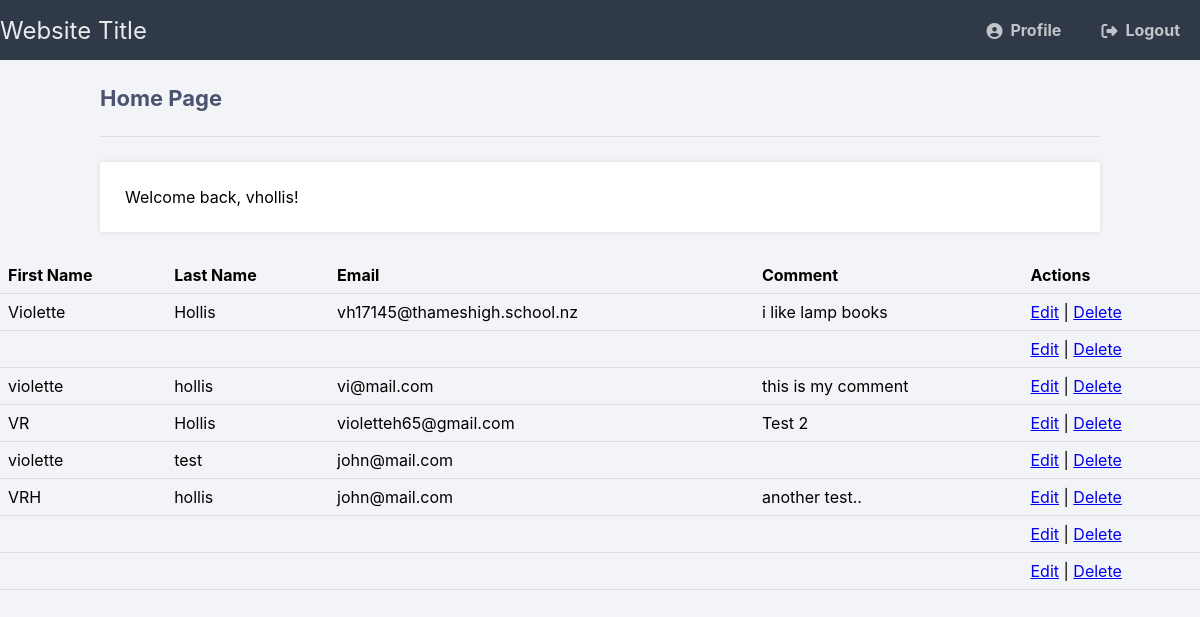
/phplogin/home.php (signed in), run on the app's committed database.
### tables this page shows
CREATE TABLE IF NOT EXISTS `contact` (
  `id` int NOT NULL AUTO_INCREMENT,
  `fname` varchar(50) NOT NULL,
  `lname` varchar(50) NOT NULL,
  `email` varchar(100) NOT NULL,
  `comment` text NOT NULL,
  PRIMARY KEY (`id`)
);

### phplogin/home.php (the view, shortened to what this page needs)
<!DOCTYPE html>
<html>
	<head>
		<link href="../css/loginstyle.css" rel="stylesheet" type="text/css">
		<link rel="stylesheet" href="https://cdnjs.cloudflare.com/ajax/libs/font-awesome/6.2.0/css/all.min.css">
	</head>
	<body class="loggedin">
		<nav class="navtop">
			<div>
				<h1>Website Title</h1>
				<a href="profile.php"><i class="fas fa-user-circle"></i>Profile</a>
				<a href="logout.php"><i class="fas fa-sign-out-alt"></i>Logout</a>
			</div>
		</nav>
		<div class="content">
			<h2>Home Page</h2>
			<p>Welcome back, <?=$_SESSION['name']?>!</p>
		</div>
             <?php
    require_once '../setup.php';
    $sql = "SELECT * FROM contact";
 $result = mysqli_query($conn, $sql);
 if (mysqli_num_rows($result) > 0) {
        echo '<table>';
        echo '<tr><th>First Name</th><th>Last Name</th><th>Email</th><th>Comment</th><th>Actions</th></tr>';
        while ($row = mysqli_fetch_assoc($result)) {
            echo '<tr>';
            echo '<td>' . $row['fname'] . '</td>';
            echo '<td>' . $row['lname'] . '</td>';
            echo '<td>' . $row['email'] . '</td>';
            echo '<td>' . $row['comment'] . '</td>';
            echo '<td><a href="edit.php?id=' . $row['id'] . ' ">Edit</a> | <a href="delete.php?id=' . $row['id'] .'">Delete</a></td>';
                     echo '</tr>';
        }
        echo '</table>';
      } else {
        echo 'No records found.';
    }
           ?>
	</body>
</html>

### css/loginstyle.css (style rules this page uses)
* { box-sizing: border-box; font-family: -apple-system, BlinkMacSystemFont, "segoe ui", roboto, oxygen, ubuntu, cantarell, "fira sans", "droid sans", "helvetica neue", Arial, sans-serif; font-size: 16px; }
body { background-color: #ffffff; }
.navtop { background-color: #2f3947; height: 60px; width: 100%; border: 0; }
.navtop div { display: flex; margin: 0 auto; width: 100%; height: 100%; }
.navtop div h1, .navtop div a { display: inline-flex; align-items: center; }
.navtop div h1 { flex: 1; font-size: 24px; padding: 0; margin: 0; color: #eaebed; font-weight: normal; }
.navtop div a { padding: 0 20px; text-decoration: none; color: #c1c4c8; font-weight: bold; }
.navtop div a i { padding: 2px 8px 0 0; }
body.loggedin { background-color: #f3f4f7; }
.loggedin h1 { padding: 20px; }
.content { width: 1000px; margin: 0 auto; }
.content h2 { margin: 0; padding: 25px 0; font-size: 22px; border-bottom: 1px solid #e0e0e3; color: #4a536e; }
.content > p, .content > div { box-shadow: 0 0 5px 0 rgba(0, 0, 0, 0.1); margin: 25px 0; padding: 25px; background-color: #fff; }
body { margin: 0; }
table { width: 100%; border-collapse: collapse; }
th, td { padding: 8px; text-align: left; border-bottom: 1px solid #ddd; }

### data on the page
contact: fname "Violette", lname "Hollis", email "vh17145@thameshigh.school.nz", comment "i like lamp books"
contact: fname "violette", lname "hollis", email "vi@mail.com", comment "this is my comment"
contact: fname "VR", lname "Hollis", email "violetteh65@gmail.com", comment "Test 2"
contact: fname "violette", lname "test", email "john@mail.com"
contact: fname "VRH", lname "hollis", email "john@mail.com", comment "another test.."

### other printed values
$_SESSION['name'] "vhollis"
